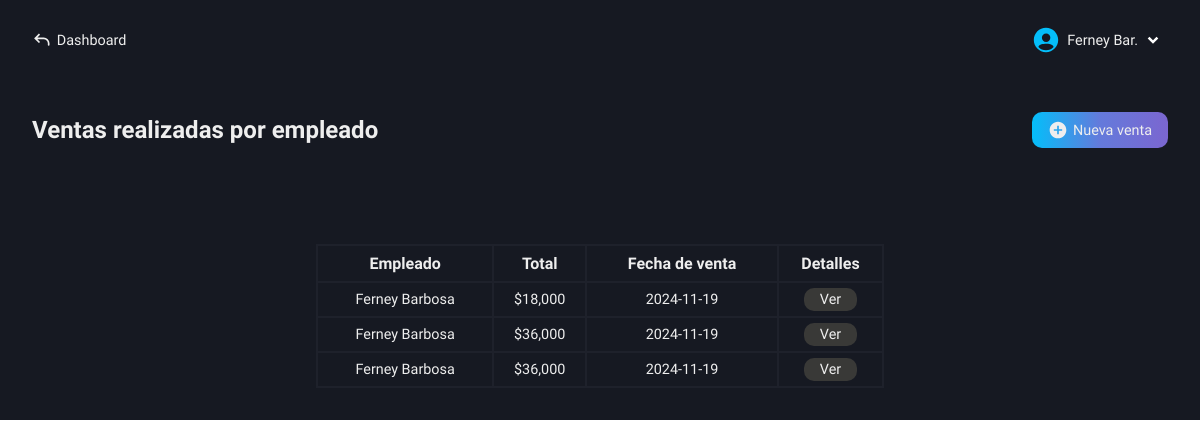
/roles/restaurant/sales/sales-employee.php (signed in), run on the app's committed database.
### tables this page shows
CREATE TABLE `users` (
  `id` int(11) NOT NULL AUTO_INCREMENT,
  `name` varchar(100) NOT NULL,
  `lastname` varchar(100) NOT NULL,
  `email` varchar(100) NOT NULL,
  `pass` varchar(100) NOT NULL,
  `role` varchar(100) NOT NULL,
  PRIMARY KEY (`id`)
);

CREATE TABLE `sales_employees` (
  `id` int(11) NOT NULL AUTO_INCREMENT,
  `sale_id` int(11) NOT NULL,
  `name_employee` varchar(100) NOT NULL,
  PRIMARY KEY (`id`),
  UNIQUE KEY `sale_id` (`sale_id`),
  CONSTRAINT `sales_employees_ibfk_1` FOREIGN KEY (`sale_id`) REFERENCES `order_sales` (`id`) ON DELETE CASCADE ON UPDATE CASCADE
);

CREATE TABLE `order_sales` (
  `id` int(11) NOT NULL AUTO_INCREMENT,
  `total_amount` decimal(50,0) NOT NULL,
  `sale_date` date NOT NULL,
  PRIMARY KEY (`id`)
);

### roles/restaurant/sales/sales-employee.php (the view, shortened to what this page needs)
<!DOCTYPE html>
<html lang="es">
<head>
    <link rel="stylesheet" href="../../../css/restaurant/sales-made.css">
    <?php
        include("../../../conexion.php");
        if (isset($_SESSION['user_id'])) {
            $id_user = $_SESSION['user_id'];
        } else {
            header("Location: ../../../index.php");
            exit();
        }
    ?>
</head>
<body>
    <main class="main">
        <nav class="nav-dash">
            <a href="../../dashboard-restaurant.php" class="go-dash">
                <svg xmlns="http://www.w3.org/2000/svg" width="20" height="20" viewBox="0 0 24 24"><path fill="#eee" d="m4 10l-.707.707L2.586 10l.707-.707zm17 8a1 1 0 1 1-2 0zM8.293 15.707l-5-5l1.414-1.414l5 5zm-5-6.414l5-5l1.414 1.414l-5 5zM4 9h10v2H4zm17 7v2h-2v-2zm-7-7a7 7 0 0 1 7 7h-2a5 5 0 0 0-5-5z"/></svg>
                <p>Dashboard</p>
            </a>
            <div class="user-modal">
                <div class="username">
                    <img src="../../../svg/people.svg" alt="">
                    <div class="name-down">
                        <?php
                            $queryData = "SELECT name, lastname FROM users WHERE id = $id_user";
                            $result = mysqli_query($conexion, $queryData);
                            $rowData = mysqli_fetch_assoc($result);
                            echo "<p class='name'>" . $rowData['name'] . ' ' . substr($rowData['lastname'], 0, 3) . ".</p>";
                        ?>
                        <img src="../../../svg/down-arrow.svg" alt="">
                    </div>
                </div>
            </div>
        </nav>
        <section class="new-sale-products" id="hidden-modal">
            <div class="new-sale">
                <div class="tlt-button">
                    <h2 class="tlt-function">Ventas realizadas por empleado</h2>
                    <a href="new-sales.php" class="btn-new-sale bg-btn">
                        <svg xmlns="http://www.w3.org/2000/svg" width="20" height="20" viewBox="0 0 24 24"><path fill="#eee" d="M12 2C6.477 2 2 6.477 2 12s4.477 10 10 10s10-4.477 10-10S17.523 2 12 2m5 11h-4v4h-2v-4H7v-2h4V7h2v4h4z"/></svg>
                        <p>Nueva venta</p>
                    </a>
                </div>
                <div class="content-table">
                    <table>
                        <tr>
                            <th>Empleado</th>
                            <th>Total</th>
                            <th>Fecha de venta</th>
                            <th>Detalles</th>
                        </tr>
                        <?php
                            $querySales = "SELECT se.name_employee, os.id, os.total_amount, os.sale_date
                                        FROM sales_employees AS se
                                        INNER JOIN order_sales AS os ON se.sale_id = os.id
                                        ORDER BY os.id DESC";
                            $resultSales = mysqli_query($conexion, $querySales);
                            if($resultSales -> num_rows > 0) {
                                while ($row = mysqli_fetch_assoc($resultSales)){
                                    $id_sale = $row['id'];
                                    echo "<tr>
                                            <td>" . $row['name_employee'] . "</td>
                                            <td>$" . number_format($row['total_amount'], 0) . "</td>
                                            <td>" . $row['sale_date'] . "</td>
                                            <td class='view-details'>
                                                <a href='functions/invoice-details.php?id=$id_sale'>Ver</a>
                                            </td>
                                        </tr>";
                                }
                            } else {
                                echo "<tr>
                                        <td colspan='4'>No hay ventas realizadas aún.</td>
                                      </tr>";
                            }
                        ?>
                    </table>
                </div>
            </div>
        </section>
    </main>
</body>
</html>

### css/restaurant/sales-made.css (style rules this page uses)
.main { display: grid; grid-template-columns: 1fr; grid-template-rows: 80px ; height: 100vh; background-color: var(--color-dark-blue-gray); }
.new-sale-products { grid-column: 1 / 2; grid-row: 2 / 3; padding: 2rem; box-sizing: border-box; }
.new-sale { display: flex; flex-direction: column; gap: 3rem; }
.tlt-button { display: flex; align-items: center; justify-content: space-between; }
.btn-new-sale { display: flex; align-items: center; gap: .3rem; padding: .5rem 1rem; border-radius: 10px; font-size: .9rem; text-decoration: none; }
.content-table { margin-top: 3rem; }
table, th, td { border: 2px solid var(--color-slate-gray); border-collapse: collapse; }
table { width: 50%; margin: auto; }
th, td { padding: .5rem 0; text-align: center; }
td { font-size: .9rem; font-weight: 300; }
.view-details a { text-decoration: none; background-color: #393937; padding: .2rem 1rem; border-radius: 10px; }
tr:nth-child(2) { animation: highlightRow 4s infinite; transition: all 0.3s ease; }
@media screen and (max-width: 1200px) { .main { height: 100%; } }

### css/base-nav-dash.css (style rules this page uses)
* { color: #eee; }
.nav-dash { grid-column: 1 / 2; grid-row: 1 / 2; display: flex; align-items: center; justify-content: space-between; padding: 0 2rem; box-sizing: border-box; user-select: none; }
.username { display: flex; align-items: center; gap: .4rem; cursor: pointer; }
.name-down { display: flex; align-items: center; }
.name-down .name { color: #eee; font-size: .9rem; }
.go-dash { display: flex; align-items: center; gap: .3rem; text-decoration: none; }
.go-dash p { font-size: .9rem; color: #eee; }

### css/base-btn-bd.css (style rules this page uses)
.bg-btn { background: linear-gradient( 90deg, #04BEFA, #647adb, #7b66d0, #9554c9, #04BEFA ); background-size: 200%; animation: gradient-move 5s infinite; transition: transform 0.2s, box-shadow 0.2s; }

### data on the page
users: name "Ferney", lastname "Bar"
sales_employees: name_employee "Ferney Barbosa", sale.total_amount "18,000", sale.sale_date "2024-11-19"
sales_employees: name_employee "Ferney Barbosa", sale.total_amount "36,000", sale.sale_date "2024-11-19"
sales_employees: name_employee "Ferney Barbosa", sale.total_amount "36,000", sale.sale_date "2024-11-19"
